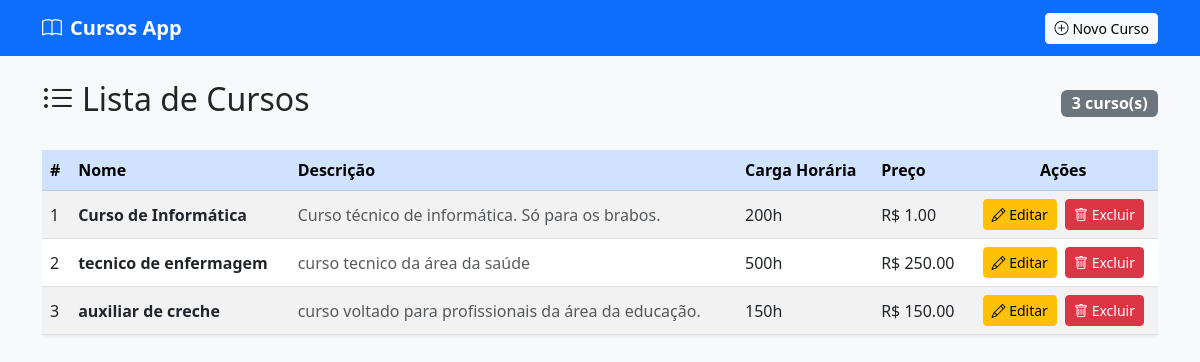
Page /cursos on the committed database.
### models.py (models this page shows, shortened)
class Curso(Base):
    __tablename__ = "cursos"         # nome da tabela no banco
    id          = Column(Integer, primary_key=True, index=True)
    nome        = Column(String(100), nullable=False)
    descricao   = Column(String(300), nullable=True)
    carga_hor   = Column(Integer, nullable=False)   # em horas
    preco       = Column(Float, default=0.0)

### main.py (the view)
@app.get("/cursos", response_class=HTMLResponse)
def listar(request: Request, db: Session = Depends(get_db)):
    cursos = repository.listar_cursos(db)
    return templates.TemplateResponse(
        request=request,
        name="lista.html",
        context={"cursos": cursos}
    )

### templates/lista.html
{% extends "base.html" %}
{% block conteudo %}
<div class="d-flex justify-content-between align-items-center mb-4">
  <h2><i class="bi bi-list-ul me-2"></i>Lista de Cursos</h2>
  <span class="badge bg-secondary fs-6">{{ cursos|length }} curso(s)</span>
</div>
{% if cursos %}
<div class="table-responsive">
  <table class="table table-striped table-hover align-middle shadow-sm rounded">
    <thead class="table-primary">
      <tr>
        <th>#</th>
        <th>Nome</th>
        <th>Descrição</th>
        <th>Carga Horária</th>
        <th>Preço</th>
        <th class="text-center">Ações</th>
      </tr>
    </thead>
    <tbody>
      {% for curso in cursos %}
      <tr>
        <td>{{ curso.id }}</td>
        <td class="fw-semibold">{{ curso.nome }}</td>
        <td class="text-muted">{{ curso.descricao or "—" }}</td>
        <td>{{ curso.carga_hor }}h</td>
        <td>R$ {{ "%.2f"|format(curso.preco) }}</td>
        <td class="text-center">
          <a href="/cursos/{{ curso.id }}/editar" class="btn btn-sm btn-warning me-1">
            <i class="bi bi-pencil"></i> Editar
          </a>
          <a href="/cursos/{{ curso.id }}/excluir" class="btn btn-sm btn-danger">
            <i class="bi bi-trash"></i> Excluir
          </a>
        </td>
      </tr>
      {% endfor %}
    </tbody>
  </table>
</div>
{% else %}
<div class="alert alert-info text-center">
  <i class="bi bi-info-circle me-2"></i>
  Nenhum curso cadastrado ainda.
  <a href="/cursos/novo" class="alert-link">Cadastre o primeiro!</a>
</div>
{% endif %}
{% endblock %}

### templates/base.html (shortened to what this page needs)
<!DOCTYPE html>
<html lang="pt-BR">
<head>
  <link href="https://cdn.jsdelivr.net/npm/bootstrap@5.3.0/dist/css/bootstrap.min.css" rel="stylesheet">
  <link href="https://cdn.jsdelivr.net/npm/bootstrap-icons@1.11.0/font/bootstrap-icons.css" rel="stylesheet">
</head>
<body class="bg-light">
  <nav class="navbar navbar-dark bg-primary mb-4">
    <div class="container">
      <a class="navbar-brand fw-bold" href="/cursos">
        <i class="bi bi-book me-2"></i>Cursos App
      </a>
      <a href="/cursos/novo" class="btn btn-light btn-sm">
        <i class="bi bi-plus-circle me-1"></i>Novo Curso
      </a>
    </div>
  </nav>
  <div class="container">
    {% block conteudo %}{% endblock %}
  </div>
</body>
</html>

### rows in the picture
Curso: id "1", nome "Curso de Informática", descricao "Curso técnico de informática. Só para os brabos.", carga_hor "200", preco "1.00"
Curso: id "2", nome "tecnico de enfermagem", descricao "curso tecnico da área da saúde", carga_hor "500", preco "250.00"
Curso: id "3", nome "auxiliar de creche", descricao "curso voltado para profissionais da área da educação.", carga_hor "150", preco "150.00"

### other values in the picture
{{ cursos|length }} "3"
